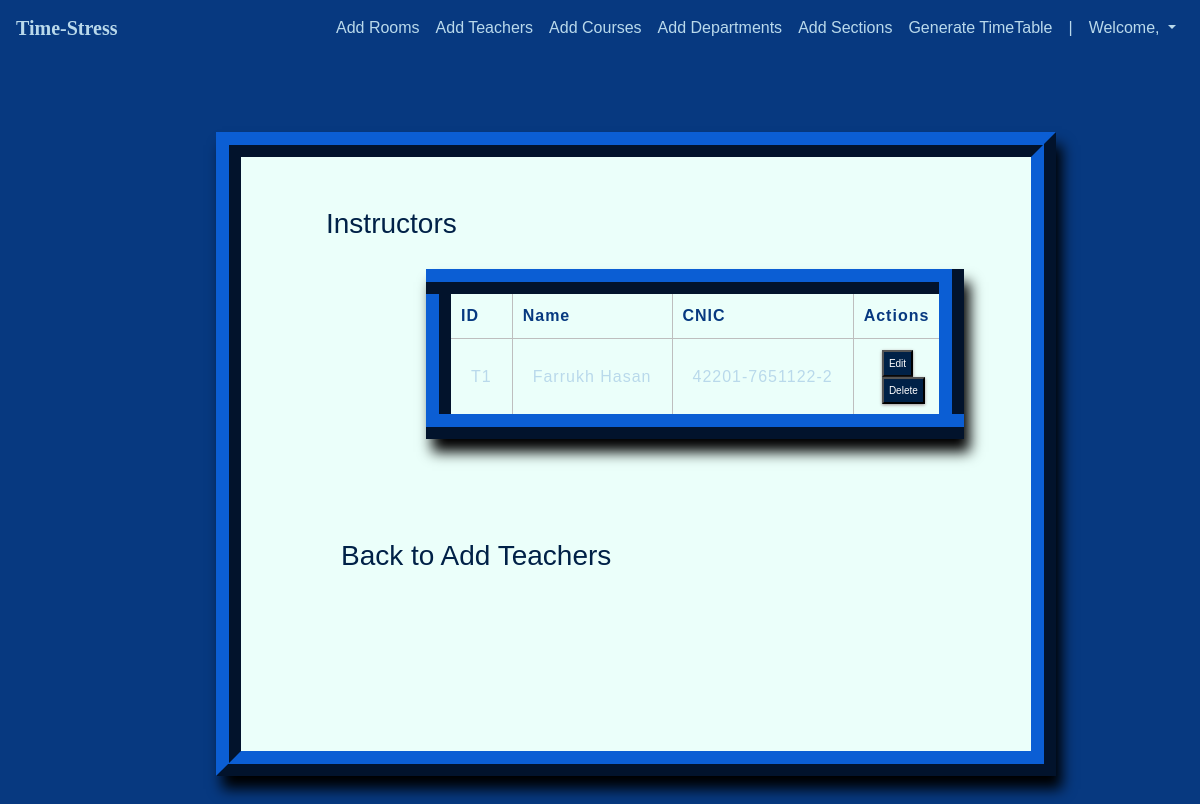
The page /admins/instructors/ on the database as committed earlier.
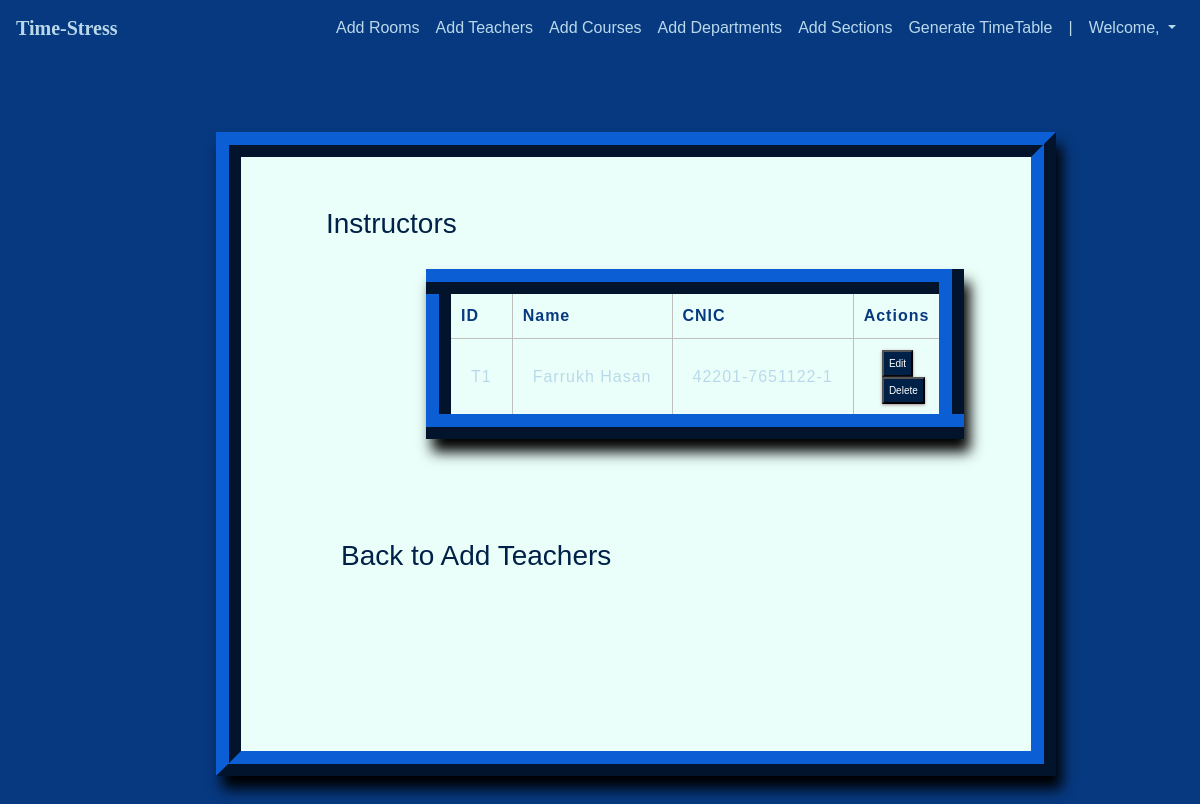
The same page on the database as committed later.
### ttgen/models.py (models this page shows, shortened)
class Instructor(models.Model):
    id_number = models.CharField(max_length=6)
    name = models.CharField(max_length=100)
    cnic = models.CharField(max_length=15)

### ttgen/views.py (the view)
# urls.py: path('admins/instructors/', views.admin_instructors, name='admin_instructors'),
def admin_instructors(request):
    instructors = Instructor.objects.all()
    return render(request, 'admin/instructors.html', {'instructors': instructors})

### templates/admin/instructors.html (shortened to what this page needs)
<!DOCTYPE html>
<html lang="en">
<head>
  <link rel="stylesheet" href="https://maxcdn.bootstrapcdn.com/bootstrap/4.0.0/css/bootstrap.min.css">
  <link rel="stylesheet" type="text/css" href="static/css/index.css">
</head>
<body>
  <header>
<nav class="navbar navbar-expand-md   fixed-top   ">
        <a class="navbar-brand" href="{% url 'admin_dashboard' %}"><b>Time-Stress</b></a>
        <div class="collapse navbar-collapse" id="navbarCollapse">
            <ul class="navbar-nav ml-auto">
                <li class="nav-item">
                    <a class="nav-link" href="{% url 'admin_add_room' %}">Add Rooms</a>
                  </li>
                  <li class="nav-item">
                    <a class="nav-link" href="{% url 'admin_add_instructor' %}">Add Teachers</a>
                  </li>
                  <li class="nav-item">
                <a class="nav-link" href="{% url 'admin_add_course' %}">Add Courses</a>
              </li>
              <li class="nav-item">
                <a class="nav-link" href="{% url 'admin_add_department' %}">Add Departments</a>
              </li>
              <li class="nav-item">
                <a class="nav-link" href="{% url 'admin_add_section' %}">Add Sections</a>
              </li>
    <li class="nav-item">
    <a class="nav-link" href="{% url 'admin_generate_timetable' %}">Generate TimeTable</a>
    </li>
              <li class="nav-item active">
                <a class="nav-link">|</a>
              </li>
              <li class="nav-item dropdown">
                <a class="nav-link dropdown-toggle" href="#" id="dropdown03" data-toggle="dropdown" aria-haspopup="true" aria-expanded="false">Welcome, {{ user.first_name }}</a>
            </li>
            </ul>
          </div>
    </nav>
</header><br><br>
  {% block content %}
  {% load static %}
  <fieldset class="fieldset">
    <h1 class="tablink" onclick="openPage('new')" id="defaultOpen">Instructors</h1>
    <div class="container">
      <table class="table2">
        <thead>
          <tr>
            <th>ID</th>
            <th>Name</th>
            <th>CNIC</th>
            <th>Actions</th>
          </tr>
        </thead>
        <tbody>
          {% for inst in instructors %}
          <tr>
            <td>{{inst.id_number}}</td>
            <td>{{inst.name}}</td>
            <td>{{inst.cnic}}</td>
            <td class="empty">
              <form action="{% url 'admin_edit_instructor' inst.id %}" method="post">
                <input type="submit" value="Edit" class="cross">
              </form>
              <form action="{% url 'admin_delete_instructor' inst.id %}" method="post">
                <input type="submit" value="Delete" class="cross">
              </form>
            </td>
          </tr>
          {% endfor %}
        </tbody>
      </table>
      <a href="{% url 'admin_add_instructor'%}">
        <h1 class="tablink" onclick="openPage('new')" id="defaultOpen">Back to Add Teachers</h1>
      </a>
    </div>
  </fieldset>
  {% endblock %}

### static/css/index.css (style rules this page uses)
body { padding-top: 3rem; padding-bottom: 3rem; color: #B9D9EB; font-family: 'Poppins', sans-serif; overflow-x: hidden; background-color: #073980; }
nav { font-family: sans-serif; background-color: #073980; }
.navbar-brand { font-size: 20px; font-family: Georgia, 'Times New Roman', Times, serif; color: #B9D9EB; }

### templates/admin/instructors.html (style rules this page uses)
nav { font-family: sans-serif; }
.navbar-brand { font-size: 20px; font-family: Georgia, 'Times New Roman', Times, serif; }
* { margin: 0; padding: 0; box-sizing: border-box; }
html { scroll-behavior: smooth; }
a { text-decoration: none; }
form { margin-top: 3%; margin-left: 18%; margin-right: 12%; }
fieldset h1 { color: #002147; padding-bottom: 20px; margin-left: 35px; display: inline-block; cursor: pointer; font-size: 28px; }
fieldset input { padding: 8px; color: #938c8c }
.table2 { margin-bottom: 100px; margin-left: 120px; }
.table2 { border: 25px ridge; border-color: #073980; box-shadow: 6px 13px 13px 0px black; background-color: #ebfffa; letter-spacing: 1px; font-size: 1.0rem; }
.table2 td, th { border: 1px solid rgb(190, 190, 190); padding: 10px 20px; }
.table2 th { color: #073980; font-weight: bolder; }
.table2 td { text-align: center; }
.table1 td, th { border-top: 1px solid #002147; padding: 10px; }
.cross { font-size: 10px; box-shadow: 0px 1px 3px 0px #9e9292; padding: 4px 5px; color: #fff; background-color: #002147; cursor: pointer; }
.fieldset { margin-top: 3%; margin-left: 18%; margin-right: 12%; padding: 50px; border-width: 25px; border-style: ridge; border-color: #002147; box-shadow: 6px 13px 13px 0px black; background-color: #fff; }
.container { padding-bottom: 100px; }
body { background-color: #add8e6; }
nav { font-family: sans-serif; background-color: #002147; }
.navbar-brand { font-size: 20px; font-family: Georgia, 'Times New Roman', Times, serif; color: #B9D9EB; }
.navbar-nav .nav-link { color: #B9D9EB; transition: color 0.3s ease-in-out; }
* { margin: 0; padding: 0; }
h1, h2, h3, h4, h5 { text-align: center; color: #002147; }
form { margin-top: 2%; margin-left: 18%; margin-right: 21%; }
fieldset h1 { color: #002147; padding-bottom: 20px; margin-left: 35px; display: inline-block; cursor: pointer; font-size: 28px; text-align: center; }
fieldset input { padding: 8px; color: #002147 }
.fieldset { margin-top: 3%; margin-left: 18%; margin-right: 12%; padding: 50px; border-width: 25px; border-style: ridge; border-color: #073980; box-shadow: 6px 13px 13px 0px black; background-color: #ebfffa; }

Rows that differ between the two databases and show on the page:
changed Instructor "Farrukh Hasan": cnic "42201-7651122-2" → "42201-7651122-1"
